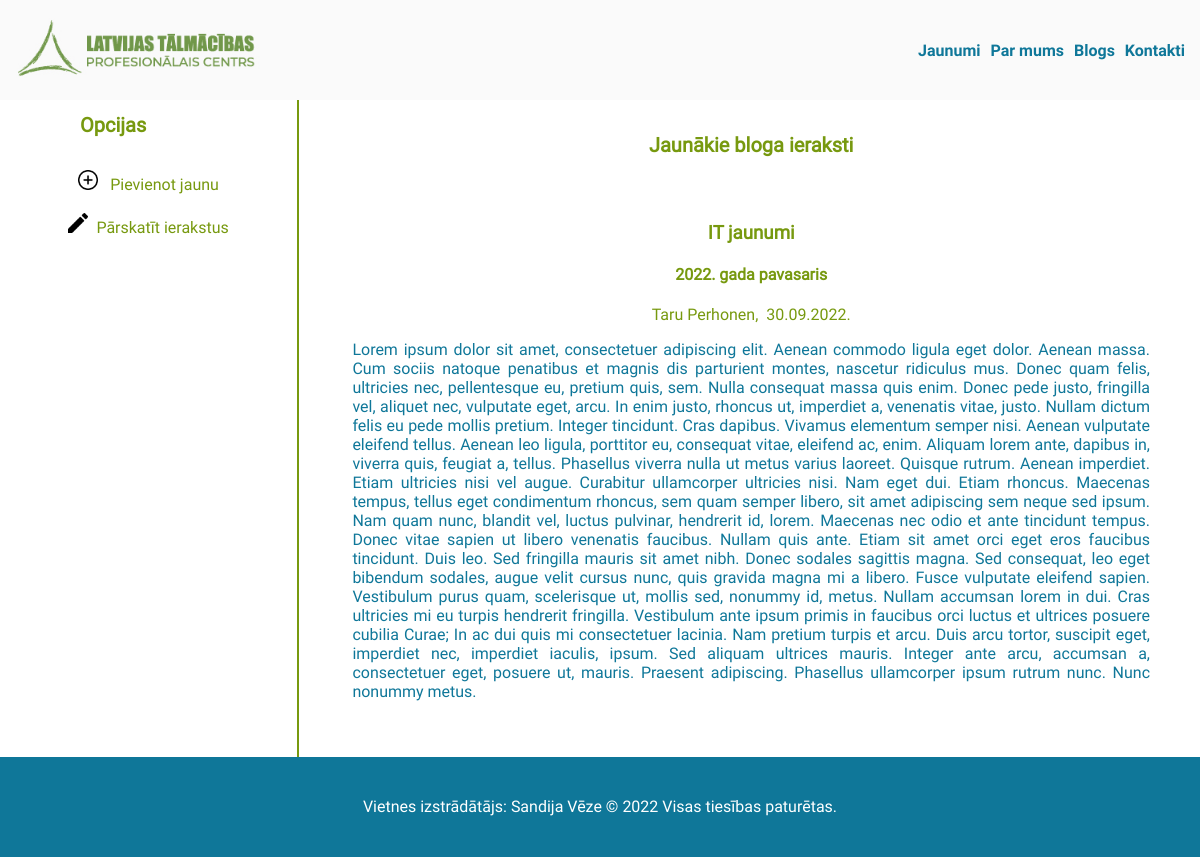
/blog.php?id=2, run on the app's committed database.
### tables this page shows
CREATE TABLE IF NOT EXISTS `ieraksti2` (
  `id` int NOT NULL AUTO_INCREMENT,
  `title` varchar(150) NOT NULL,
  `subtitle` varchar(150) NOT NULL,
  `author` varchar(200) NOT NULL,
  `content` text NOT NULL,
  `date-created` timestamp NOT NULL DEFAULT CURRENT_TIMESTAMP,
  `date-updated` timestamp NOT NULL DEFAULT CURRENT_TIMESTAMP,
  `status` enum('Aktīvs','Neaktīvs') NOT NULL,
  `public` enum('Jā','Nē') NOT NULL,
  PRIMARY KEY (`id`)
);

### blog.php (the view)
<?php
    require 'dbcon.php';
?>
<?php
include('header.php');
$blogId=0;
if(isset($_GET['id'])){
    $blogId=intval($_GET['id']);
}
$query="SELECT * FROM ieraksti2 WHERE id='$blogId';";
$result = mysqli_query($con, $query);
$blogExists = mysqli_num_rows($result);
$row=mysqli_fetch_assoc($result);
$row['dateu']=date('d.m.Y.', strtotime($row['date-updated']));
?>
    <div class="ieraksts">
    <h1 id="virsraksts">Jaunākie bloga ieraksti</h1>
    <?php
        include('sidebar.php');
    ?>
        <div  id="content2">
        <?php
            if($blogExists){
        ?>
            <h3><?= $row['title'] ?></h3>
            <h4><?= $row['subtitle'] ?></h4>
            <p><?= $row['author'] ?>,&nbsp;&nbsp;<?= $row['dateu'] ?></p>
            <p class="blogContent"><?= $row['content'] ?></p>
        <?php
        }else{
        ?>
            <p>Raksts nav atrasts</p>
        <?php
        }
        ?>
        </div>
    </div>
<?php
include('footer.php');
?>

### style.css (style rules this page uses)
* { box-sizing: border-box; }
body { margin: 0; }
html { font-family: "Roboto"; height: 100%; }
#virsraksts { color:#77990F; font-size: 20px; }
#virsraksts { grid-area: virsraksts; padding-top: 20px; text-align: center; }
#content2 { grid-area: content2; color: #77990F; margin: 0 50px 40px 50px; }
.blogContent { text-align: justify; color: #0F7799; }
.ieraksts { margin-top: 100px; display: grid; min-height: 81vh; height: auto; grid-template-columns: 1fr 3fr; grid-template-rows: 100px auto; grid-template-areas: "sidebar virsraksts" "sidebar content2"; grid-gap: 0.2rem; text-align: center; }

### data on the page
ieraksti2: title "IT jaunumi", subtitle "2022. gada pavasaris", author "Taru Perhonen", content "Lorem ipsum dolor sit amet, consectetuer adipiscing elit. Aenean commodo ligula eget dolor. Aenean massa. Cum sociis natoque penatibus et magnis dis parturient montes, nascetur ridiculus mus. Donec quam felis, ultricies nec, pellentesque eu, pretium quis, sem. Nulla consequat massa quis enim. Donec pede justo, fringilla vel, aliquet nec, vulputate eget, arcu. In enim justo, rhoncus ut, imperdiet a, venenatis vitae, justo. Nullam dictum felis eu pede mollis pretium. Integer tincidunt. Cras dapibus. Vivamus elementum semper nisi. Aenean vulputate eleifend tellus. Aenean leo ligula, porttitor eu, consequat vitae, eleifend ac, enim. Aliquam lorem ante, dapibus in, viverra quis, feugiat a,…"

### other printed values
$row['dateu'] "30.09.2022."
